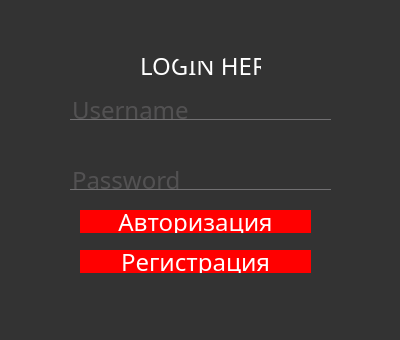
<?xml version="1.0" encoding="UTF-8"?>
<ui version="4.0">
 <class>Form</class>
 <widget class="QWidget" name="Form">
  <property name="geometry">
   <rect>
    <x>0</x>
    <y>0</y>
    <width>400</width>
    <height>340</height>
   </rect>
  </property>
  <property name="windowTitle">
   <string>Form</string>
  </property>
  <property name="styleSheet">
   <string notr="true">*{
	font-family:century gothic;
	font-size:24px;
}

QFrame {
	background:#333;
	border-radius:15px;
}

QPushButton 
{
	background:red;
	border-radius:60px;
}
QToolButton 
{
	background:red;
	border-radius:50px;
}

QPushButton 
{
	color:white;
	border-radius:15px;
}

QPushButton:hover 
{
	color:#333;
	border-radius:15px;
	background:#49ebff;
}

QLineEdit 
{
	background:transparent;
	border:none;
	color:#717072;
	border-bottom:1px solid #717072;
}</string>
  </property>
  <widget class="QLabel" name="label">
   <property name="geometry">
    <rect>
     <x>40</x>
     <y>20</y>
     <width>311</width>
     <height>271</height>
    </rect>
   </property>
   <property name="styleSheet">
    <string notr="true"/>
   </property>
   <property name="text">
    <string/>
   </property>
  </widget>
  <widget class="QLineEdit" name="lineEdit">
   <property name="geometry">
    <rect>
     <x>70</x>
     <y>100</y>
     <width>261</width>
     <height>20</height>
    </rect>
   </property>
   <property name="text">
    <string/>
   </property>
   <property name="placeholderText">
    <string>Username</string>
   </property>
  </widget>
  <widget class="QLineEdit" name="lineEdit_2">
   <property name="geometry">
    <rect>
     <x>70</x>
     <y>170</y>
     <width>261</width>
     <height>20</height>
    </rect>
   </property>
   <property name="placeholderText">
    <string>Password</string>
   </property>
  </widget>
  <widget class="QLabel" name="label_2">
   <property name="geometry">
    <rect>
     <x>140</x>
     <y>50</y>
     <width>121</width>
     <height>31</height>
    </rect>
   </property>
   <property name="styleSheet">
    <string notr="true">color: rgb(255, 255, 255);
font: 14pt &quot;MS Shell Dlg 2&quot;;</string>
   </property>
   <property name="text">
    <string>LOGIN HERE</string>
   </property>
  </widget>
  <widget class="QPushButton" name="pushButton">
   <property name="geometry">
    <rect>
     <x>80</x>
     <y>210</y>
     <width>231</width>
     <height>23</height>
    </rect>
   </property>
   <property name="styleSheet">
    <string notr="true"/>
   </property>
   <property name="text">
    <string>Авторизация</string>
   </property>
  </widget>
  <widget class="QPushButton" name="pushButton_2">
   <property name="geometry">
    <rect>
     <x>80</x>
     <y>250</y>
     <width>231</width>
     <height>23</height>
    </rect>
   </property>
   <property name="text">
    <string>Регистрация</string>
   </property>
  </widget>
  <widget class="QLabel" name="label_3">
   <property name="geometry">
    <rect>
     <x>-280</x>
     <y>-170</y>
     <width>721</width>
     <height>571</height>
    </rect>
   </property>
   <property name="styleSheet">
    <string notr="true">image: url(:/uides/form_background.jpg);</string>
   </property>
   <property name="text">
    <string/>
   </property>
  </widget>
  <widget class="QLabel" name="label_4">
   <property name="geometry">
    <rect>
     <x>170</x>
     <y>20</y>
     <width>61</width>
     <height>41</height>
    </rect>
   </property>
   <property name="styleSheet">
    <string notr="true">border-image: url(:/uides/user.png);</string>
   </property>
   <property name="text">
    <string/>
   </property>
  </widget>
  <zorder>label_3</zorder>
  <zorder>label</zorder>
  <zorder>lineEdit</zorder>
  <zorder>lineEdit_2</zorder>
  <zorder>label_2</zorder>
  <zorder>pushButton</zorder>
  <zorder>pushButton_2</zorder>
  <zorder>label_4</zorder>
 </widget>
 <resources>
  <include location="../photo.qrc"/>
 </resources>
 <connections/>
</ui>
